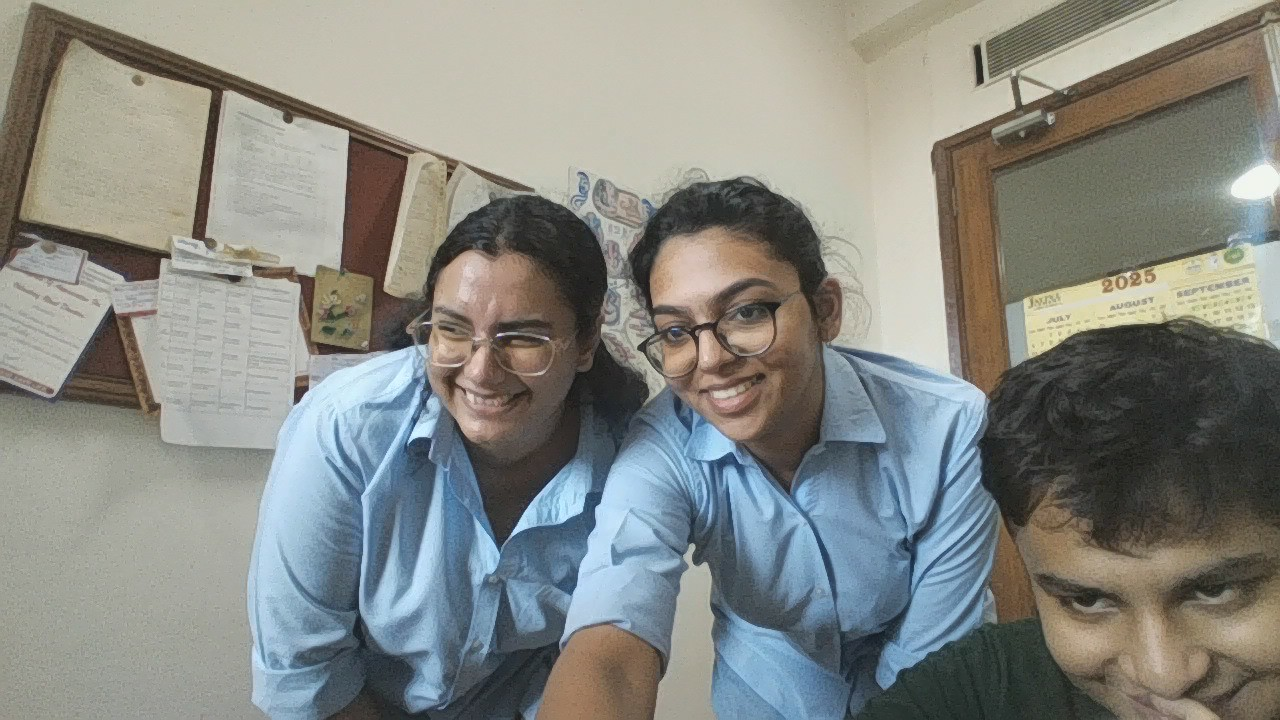
#> input picture 1.jpg, 1280 x 720 px
$ python -i image_notags.py   (imports and definitions only)
#> lines starting #> are read from the running program, lines starting #| are printed output that depends on the picture
#> further down, picture is the input picture: shape (720, 1280, 3); mean B, G, R 130.9, 136.4, 134.4
import os
import time
import requests
import numpy as np
from io import BytesIO
from PIL import Image, UnidentifiedImageError
import cv2
import pyaudio

# ------------------ CONFIG ------------------
# Either set WEATHER_API_KEY env var or set below
API_KEY = os.getenv("WEATHER_API_KEY", "5b4ce54a13604a8795e105427252108")
CITY = "Delhi"

# Local fallback image (container path provided by developer)
LOCAL_FALLBACK_IMAGE = "/mnt/data/1763793e-8d7e-45b0-9aed-d55e0f53a033.png"

# ------------------ AUDIO FUNCTION ------------------
# [129 lines left out: functions get_sound_db, fetch_weather, load_image_from_url, load_image, not called in this run]

# ------------------ VISUAL FEATURE EXTRACTION ------------------
def get_brightness(image_array):
    if image_array is None or image_array.size == 0:
        return 0.0
    gray = np.mean(image_array, axis=2)
    return float(np.mean(gray))

def get_color_temperature(image_array):
    avg_r = float(np.mean(image_array[:, :, 0]))
    avg_b = float(np.mean(image_array[:, :, 2]))
    if avg_r > avg_b + 20:
        return "Warm"
    elif avg_b > avg_r + 20:
        return "Cool"
    else:
        return "Neutral"

def get_saturation(image_array):
    try:
        hsv = cv2.cvtColor(image_array.astype(np.uint8), cv2.COLOR_RGB2HSV)
        return float(np.mean(hsv[:, :, 1]))
    except Exception:
        # fallback using PIL conversion
        try:
            pil = Image.fromarray(image_array.astype(np.uint8)).convert("HSV")
            hsv = np.array(pil)
            return float(np.mean(hsv[:, :, 1]))
        except Exception:
            return 0.0

def get_edge_density(image_array):
    try:
        gray = cv2.cvtColor(image_array.astype(np.uint8), cv2.COLOR_RGB2GRAY)
        edges = cv2.Canny(gray, 100, 200)
        return float(np.sum(edges > 0) / edges.size)
    except Exception:
        return 0.0

def classify_visual_features(image_array):
    if image_array is None or image_array.size == 0:
        return "Unknown", ["Invalid image"], "Neutral"

    # Resize if extremely large to speed up processing
    h, w = image_array.shape[:2]
#> h = 720; w = 1280
    max_dim = 1200
    if max(h, w) > max_dim:
        scale = max_dim / max(h, w)
#> scale = 0.938
        new_w = int(w * scale)
#> new_w = 1200
        new_h = int(h * scale)
#> new_h = 675
        image_array = cv2.resize(image_array, (new_w, new_h), interpolation=cv2.INTER_AREA)

    brightness = get_brightness(image_array)
#> in get_brightness, `gray = np.mean(image_array, axis=2)`:
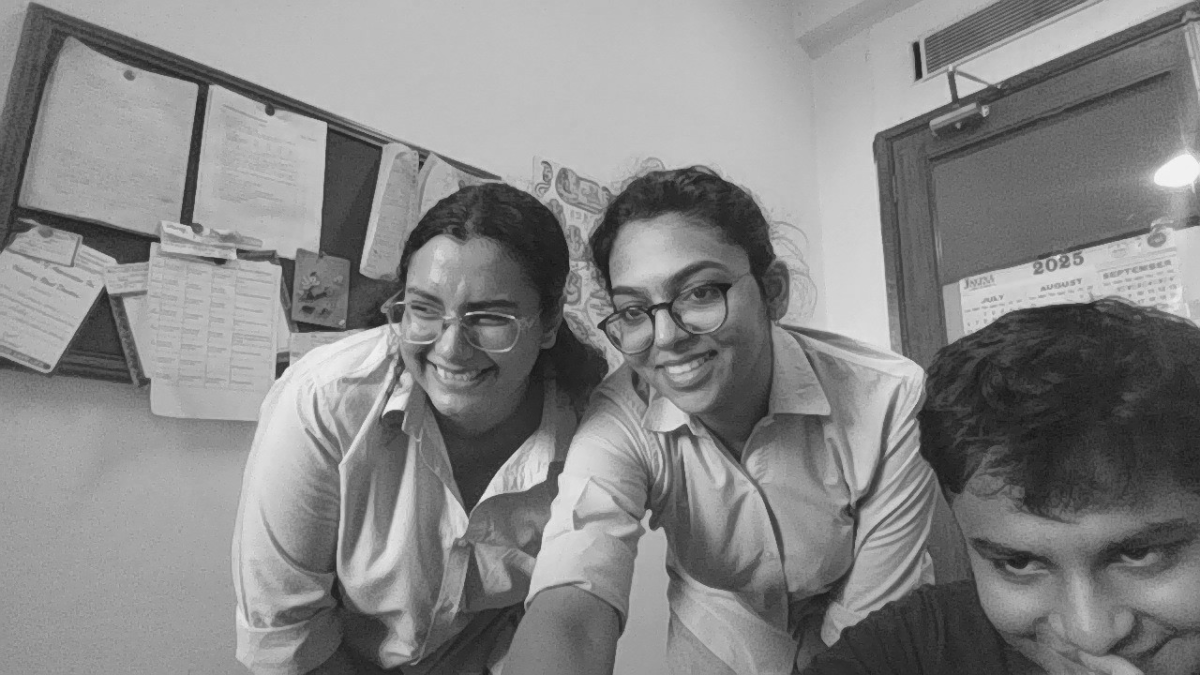
#> gray: shape (675, 1200) float64; min 20, max 247.3, mean 133.9
#> brightness = 133.9
    saturation = get_saturation(image_array)
#> in get_saturation, `hsv = cv2.cvtColor(image_array.astype(np.uint8), cv2.COLOR_RGB2HSV)`: hsv: shape (675, 1200, 3); mean H, S, V 74, 47.1, 145.9
#> saturation = 47.09
    edge_density = get_edge_density(image_array)
#> in get_edge_density, `edges = cv2.Canny(gray, 100, 200)`:
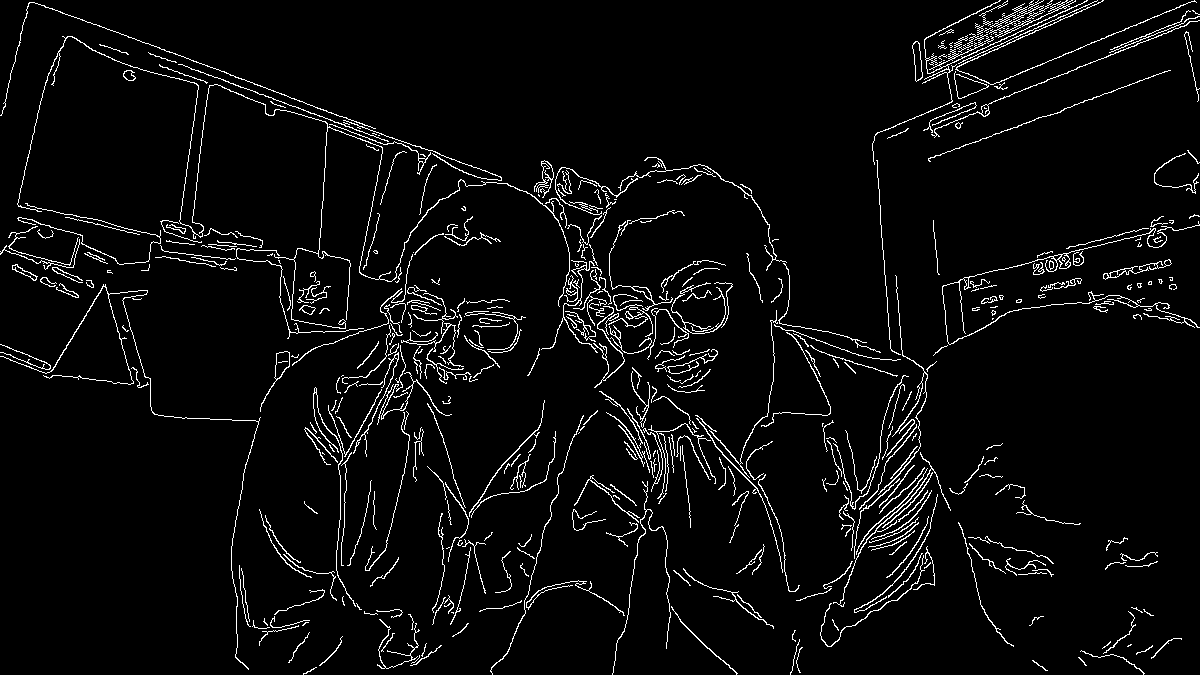
#> edges: shape (675, 1200); 4.3% white in thin lines or dots
#> edge_density = 0.0434
    tone = get_color_temperature(image_array)
#> in get_color_temperature, `avg_r = float(np.mean(image_array[:, :, 0]))`: avg_r = 130.9
#> in get_color_temperature, `avg_b = float(np.mean(image_array[:, :, 2]))`: avg_b = 134.4
#> tone = 'Neutral'

    status = "Calm"
    reasons = []

    if brightness > 200:
        status = "Overload"
        reasons.append("Too Bright")
    elif brightness < 50:
        reasons.append("Too Dark")

    if saturation > 150:
        if status == "Calm":
            status = "Risky"
        reasons.append("High Saturation / Strong Colors")

    if edge_density > 0.10:
        # >10% edges considered crowded
        status = "Risky" if status == "Calm" else "Overload"
        reasons.append("Crowded Scene (High Edge Density)")

    return status, reasons, tone

# ------------------ MAIN CLASSIFICATION FLOW ------------------
# [82 lines left out: function main, not called in this run]

# [2 lines not run here, left out]

>>> import cv2
>>> picture = cv2.imread('1.jpg')
>>> result = classify_visual_features(picture)
#> result = ('Calm', [], 'Neutral')

$ run again, on test.jpg
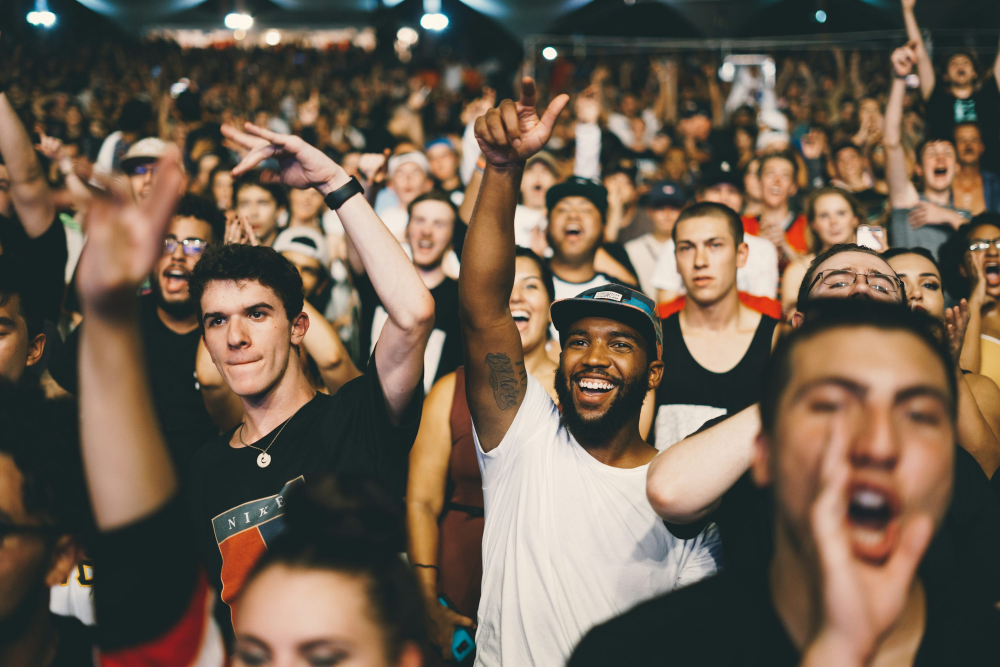
#> input picture test.jpg, 3000 x 2000 px (shown at 1/3 size)
#> picture is the input picture: shape (2000, 3000, 3); mean B, G, R 79.2, 94.5, 110.3
#> in get_brightness, `gray = np.mean(image_array, axis=2)`:
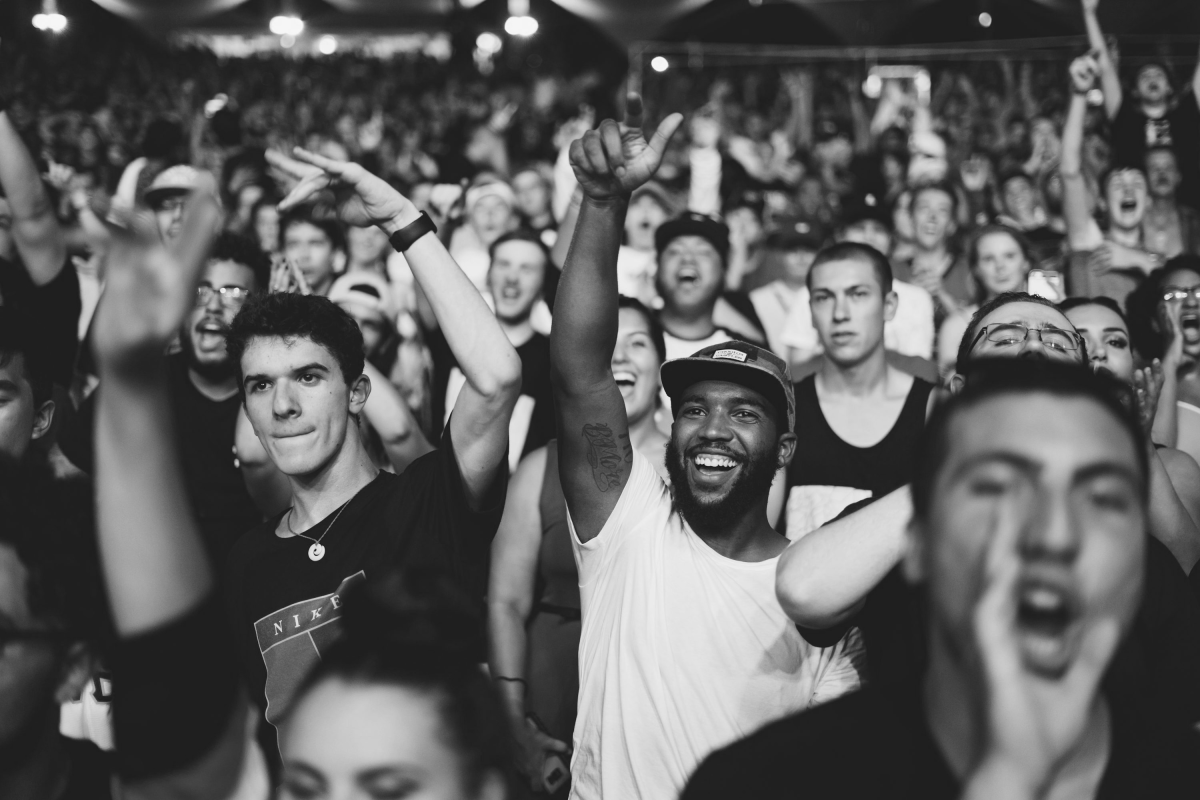
#> gray: shape (800, 1200) float64; min 23, max 247, mean 94.7
#> brightness = 94.68
#> hsv: shape (800, 1200, 3); mean H, S, V 79.4, 87.4, 114.9
#> saturation = 87.35
#> in get_edge_density, `edges = cv2.Canny(gray, 100, 200)`:
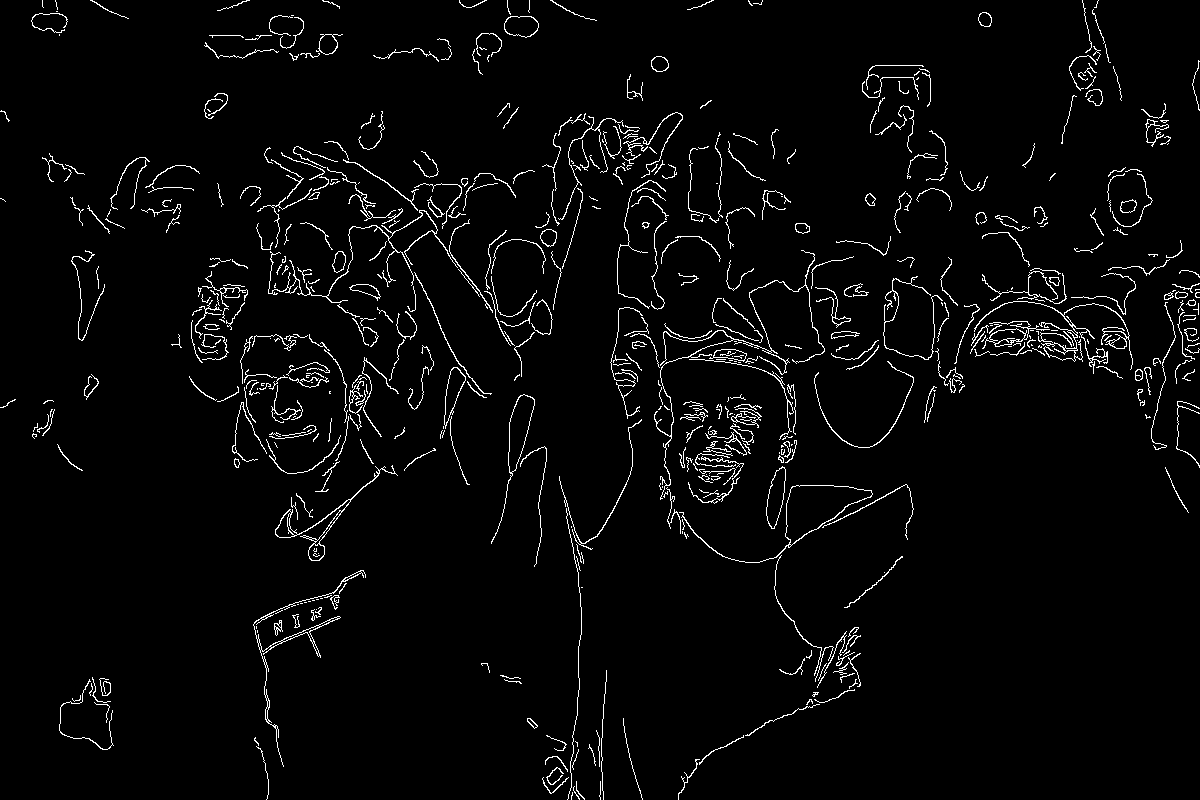
#> edges: shape (800, 1200); 3.1% white in thin lines or dots
#> edge_density = 0.0313
#> avg_r = 79.22
#> avg_b = 110.3
#> tone = 'Cool'
#> result = ('Calm', [], 'Cool')
